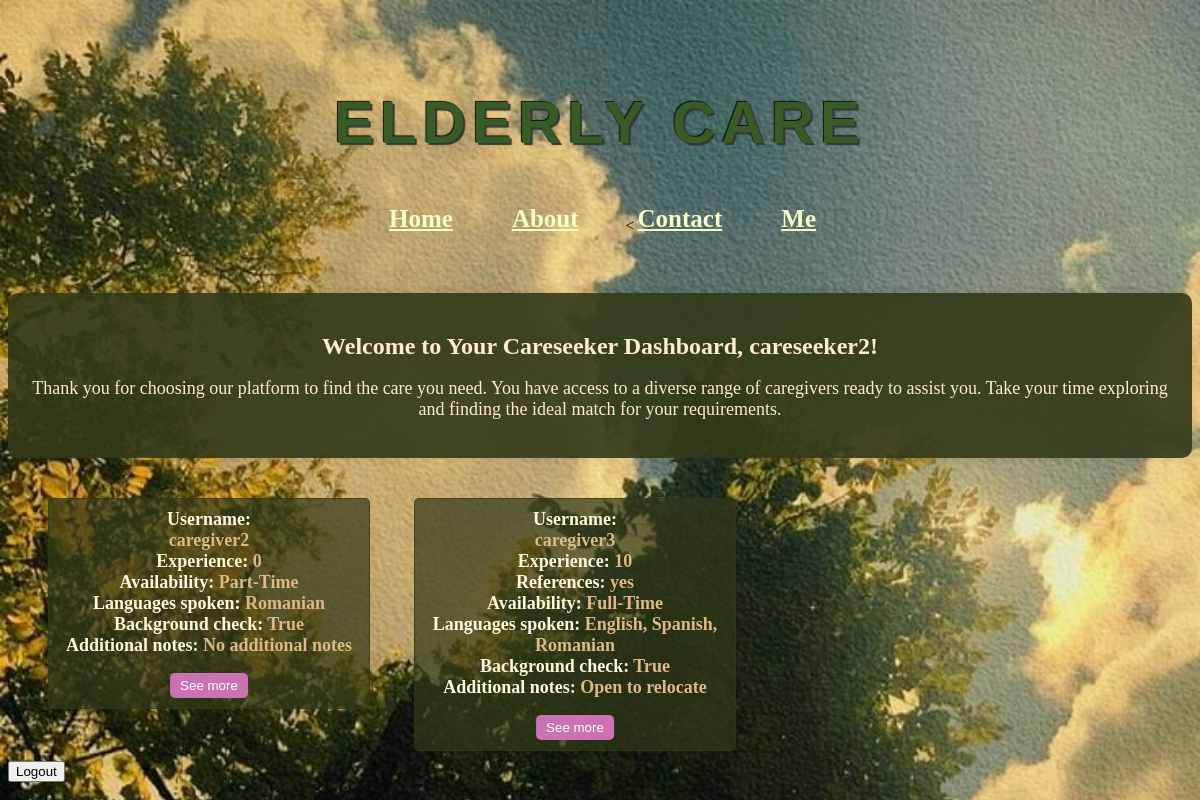
/careseeker_dashboard (signed in), run on an earlier commit of the app's database.
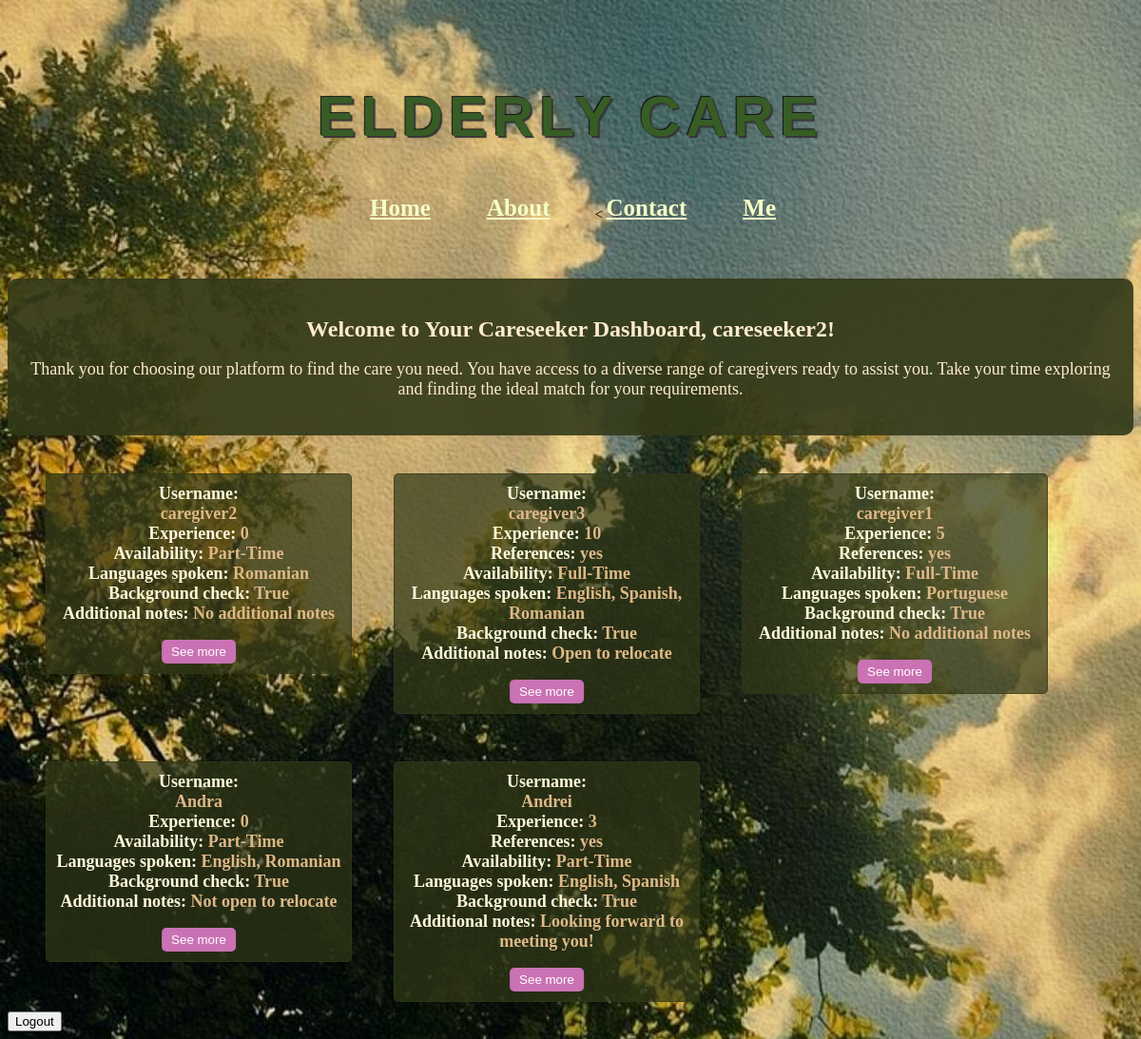
And on a later commit of the database.
### app/models.py (models this page shows, shortened)
class Users(db.Model, UserMixin):
    __tablename__ = 'users'
    id = db.Column(db.Integer, primary_key=True)
    username = db.Column(db.String(50), unique=True, nullable=False)
    email = db.Column(db.String(120), unique=True, nullable=False)
    password = db.Column(db.String(255), nullable=False)
    location = db.Column(db.String(60), nullable=False)
    phone_number = db.Column(db.String(20), nullable=False)
    role = db.Column(db.String(15), nullable=False)
    age = db.Column(db.Integer)
    experience = db.Column(db.Integer)
    references = db.Column(ChoiceType([('Yes', 'yes'), ('No', 'no'), ('N/A', 'n/a')]))
    availability = db.Column(ChoiceType([('Full-Time', 'FT'), ('Part-Time', 'PT')]))
    languages_spoken = db.Column(db.String(100))
    background_check = db.Column(db.Boolean)
    additional_notes = db.Column(db.Text)
    type_of_care_needed = db.Column(db.String(100))
    monthly_budget = db.Column(db.Integer)
    availability_needed = db.Column(ChoiceType([('Full-Time', 'FT'), ('Part-Time', 'PT')]))
    preferred_qualifications = db.Column(db.String(100))
    medical_conditions = db.Column(db.String(100))

### app/routes.py (the view)
@auth_blueprint.route('/careseeker_dashboard')
def careseeker_dashboard():
    if session.get('role') == 'care_seeker':
        caregivers = Users.query.filter_by(role='caregiver').all()
        return render_template('careseeker_dashboard.html', caregivers=caregivers)
    else:
        flash('Access denied. Log in as caregiver', 'error')
        return redirect(url_for('home.homepage'))

### app/templates/careseeker_dashboard.html (shortened to what this page needs)
{% extends 'base.html' %}
{% block content %}
    <div class="greeting" style="text-align: center; margin-top: 40px; padding: 20px; background-color: rgb(50, 57, 25, 0.9); border-radius: 10px; box-shadow: 0 0 10px rgba(0, 0, 0, 0.1);">
        <h2 style="font-size: 24px; margin-bottom: 10px; color: blanchedalmond;">Welcome to Your Careseeker Dashboard, {{ session['username'] }}!</h2>
        <p style="font-size: 18px; color: blanchedalmond;">Thank you for choosing our platform to find the care you need. You have access to a diverse range of caregivers ready to assist you. Take your time exploring and finding the ideal match for your requirements.</p>
    </div>
        {% for caregiver in caregivers %}
            <div class="caregiver-box">
                <strong>Username:</strong> <span style="color: burlywood; font-size: large; font-weight: 600;">{{ caregiver.username }} <br>
                <strong>Experience:</strong> {{ caregiver.experience }} <br>
                {% if caregiver.references != 'N/A' %}
                <strong>References:</strong> {{ caregiver.references }} <br>
                {% endif %}
                <strong>Availability:</strong> {% if caregiver.availability == 'Full-Time' %}Full-Time{% elif caregiver.availability == 'Part-Time' %}Part-Time{% else %}{{ caregiver.availability }}{% endif %}<br>
                <strong>Languages spoken:</strong> {{ caregiver.languages_spoken }} <br>
                <strong>Background check:</strong> {{ caregiver.background_check }} <br>
                <strong>Additional notes:</strong> {{ caregiver.additional_notes }} <br>
                <br>
                <br>
                <button class="see-more-button">See more</button>
            </div>
        {% endfor %}
    </div>
    <form action="{{ url_for('auth.logout') }}" method="POST">
        <button type="submit" class="logout-button">Logout</button>
    </form>
{% endblock %}

### app/templates/base.html (shortened to what this page needs)
<!DOCTYPE html>
<html lang="en">
<head>
</head>
<body>
    <header>
        <h1>{% block header %}Elderly Care{% endblock %}</h1>
        <nav>
    <<ul>
    <li><a href="/">Home</a></li>
    <li><a href="/about">About</a></li>
    <li><a href="/contact">Contact</a></li>
    {% if session.get('role') != 'NULL' and session.get('username') != 'NULL' %}
    {% if session['role'] == 'caregiver' %}
        <li><a href="/caregivers_profile/{{ session['username'] }}">Me</a></li>
    {% elif session['role'] == 'care_seeker' %}
        <li><a href="/careseeker_profile/{{ session['username'] }}">Me</a></li>
    {% endif %}
{% endif %}
</ul>
</nav>
    </header>
    <div class="main-content">
        <section class="content">
            {% block content %}{% endblock %}
</body>
</html>

### app/templates/base.html (style rules this page uses)
body { background-image: url("static/bck.jpg"); background-size: cover; background-repeat: no-repeat; background-color: #9cdbe0; }
header { padding: 20px; text-align: center; }
nav { padding-left: 60px; }
nav ul { list-style-type: none; margin: 0; margin-top: -30px; padding: 0; text-align: -webkit-center; }
nav ul li { display: inline; margin-right: 55px; }
nav ul li a { color: #f4ffc7; text-decoration: underline; font-size: 25px; font-weight: 800; }
h1 { font-family: "Avant Garde", Avantgarde, "Century Gothic", CenturyGothic, "AppleGothic", sans-serif; font-size: 60px; padding: 20px 30px; text-align: center; text-transform: uppercase; text-rendering: optimizeLegibility; color: #385c25; letter-spacing: .1em; text-shadow: -1px -1px 1px #111, 2px 2px 1px #363636; }

### app/templates/careseeker_dashboard.html (style rules this page uses)
.caregiver-box { border: 1px solid rgb(50, 57, 25, 0.7); border-radius: 5px; padding: 10px; margin-bottom: 10px; margin-top: 40px; margin-left: 40px; width: 300px; background-color: rgb(50, 57, 25, 0.7); display: inline-grid; vertical-align: top; position: relative; text-align: center; }
.caregiver-box strong { color: cornsilk; font-size: large; }
.see-more-button { position: absolute; bottom: 10px; left: 50%; transform: translateX(-50%); padding: 5px 10px; background-color:#ca72b4; color: #fff; border: none; border-radius: 5px; cursor: pointer; }

What changed in the data, as far as the page shows it:
added Users: username "caregiver1", experience "5", references "yes", availability "Full-Time", languages_spoken "Portuguese", background_check "True", additional_notes "No additional notes"
added Users: username "Andra", experience "0", availability "Part-Time", languages_spoken "English, Romanian", background_check "True", additional_notes "Not open to relocate"
added Users: username "Andrei", experience "3", references "yes", availability "Part-Time", languages_spoken "English, Spanish", background_check "True", additional_notes "Looking forward to meeting you!"
